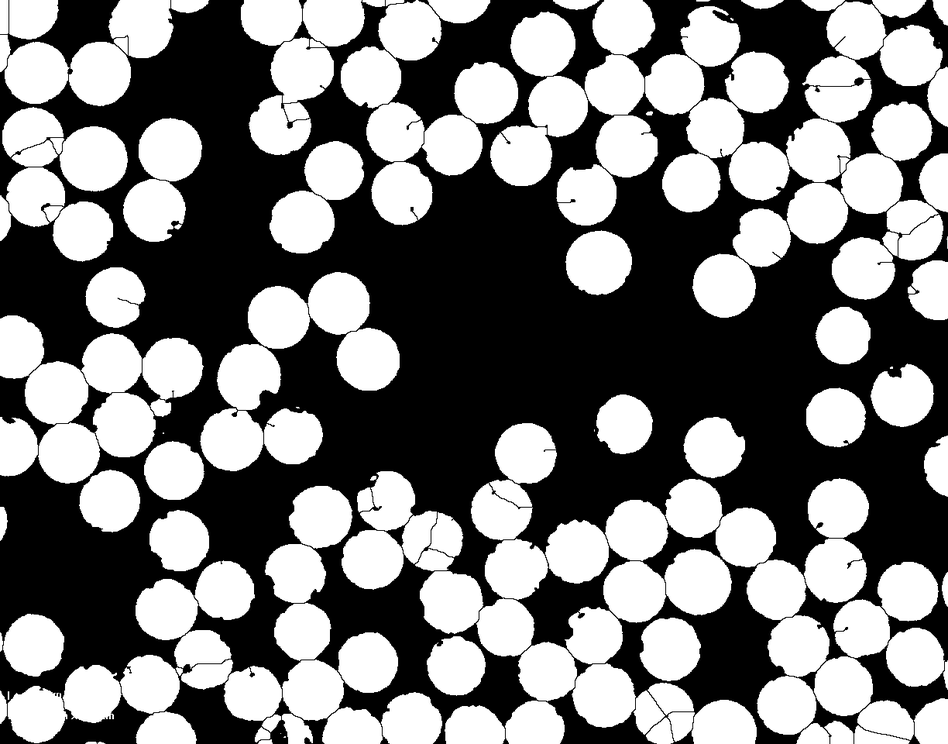
#> input picture Micrografia/datos/AS4_8552-5-100x_Watershed.tif, 948 x 744 px, shrunk from 1224 x 960 before the run
$ jupyter execute C1_V4_final.ipynb
#> lines starting #> are read from the running program, lines starting #| are printed output that depends on the picture; after the words box and inside, x2 and y2 are one past the last pixel; in counts of white or black regions, pixels touching at a corner belong together
[cell 1]
# --- Librerias ---
import os
import cv2
import numpy as np
import matplotlib.pyplot as plt
from openpyxl import Workbook

[cell 2]
# --- Parametros y rutas ---
ruta_watershed = r"datos/AS4_8552-5-100x_Watershed.tif"
ruta_original = r"datos/AS4_8552-5-100x_bar.tif"
carpeta_salida = r"resultados"

# FOV real del microscopio (micras): impreso en la propia imagen
fov_ancho_um = 169.0
fov_alto_um = 132.0

factor_motas = 0.025       # descarta piezas < 2.5% del area mediana
factor_fragmento = 0.9     # pieza < 0.9*mediana del subconjunto -> fragmento de sobre-seg
umbral_solidez = 0.88      # une dos piezas si su union llena >= 88% de su casco convexo
factor_max_grupo = 1.2     # no unir si el grupo supera 1.2x la mediana (particulas uniformes; no agranda)
factor_min_grupo = 0.4     # descarta grupos finales < 0.4x la mediana (particulas inventadas)
umbral_solape = 0.65       # fusiona 2 circulos si dist. entre centros < 0.65*(r1+r2) (se solapan demasiado)
factor_max_circulo = 1.3   # el circulo fusionado no supera 1.3x el radio mediano (no crea gigantes)

os.makedirs(carpeta_salida, exist_ok=True)

[cell 3]
# --- Cargar la mascara sobre-segmentada (watershed de ImageJ) ---
ws = cv2.imread(ruta_watershed, cv2.IMREAD_GRAYSCALE)
#> ws is the input picture: shape (744, 948); min 0, max 255, mean 123.6
_, ws = cv2.threshold(ws, 127, 255, cv2.THRESH_BINARY)
#> ws: shape (744, 948); 48.4% white; 78 white regions (10 under 20 px), largest, box (x1, y1, x2, y2) and area: (420, 423, 948, 744) 52466, (692, 80, 948, 318) 29105, (0, 315, 171, 484) 14594
# auto-inversion: las particulas deben ser el foreground (mas componentes). Si vienen
# como fondo (binarizado al reves en ImageJ) se corrige solo.
if cv2.connectedComponents(ws)[0] < cv2.connectedComponents(255 - ws)[0]:
    ws = 255 - ws
    print("Binario invertido -> corregido (particulas como foreground)")
alto_px, ancho_px = ws.shape

micras_por_pixel_x = fov_ancho_um / ancho_px
micras_por_pixel_y = fov_alto_um / alto_px
micras_por_pixel = (micras_por_pixel_x + micras_por_pixel_y) / 2

def contorno_exterior(mascara):
    contornos, _ = cv2.findContours(mascara, cv2.RETR_EXTERNAL, cv2.CHAIN_APPROX_NONE)
    return max(contornos, key=cv2.contourArea) if contornos else None

[cell 4]
# --- Piezas (sin motas) y clasificacion interior / borde ---
# Las piezas que tocan el marco son de borde: se tratan APARTE para que sus
# fragmentos no contaminen las interiores.
numero, etiquetas_piezas = cv2.connectedComponents(ws)
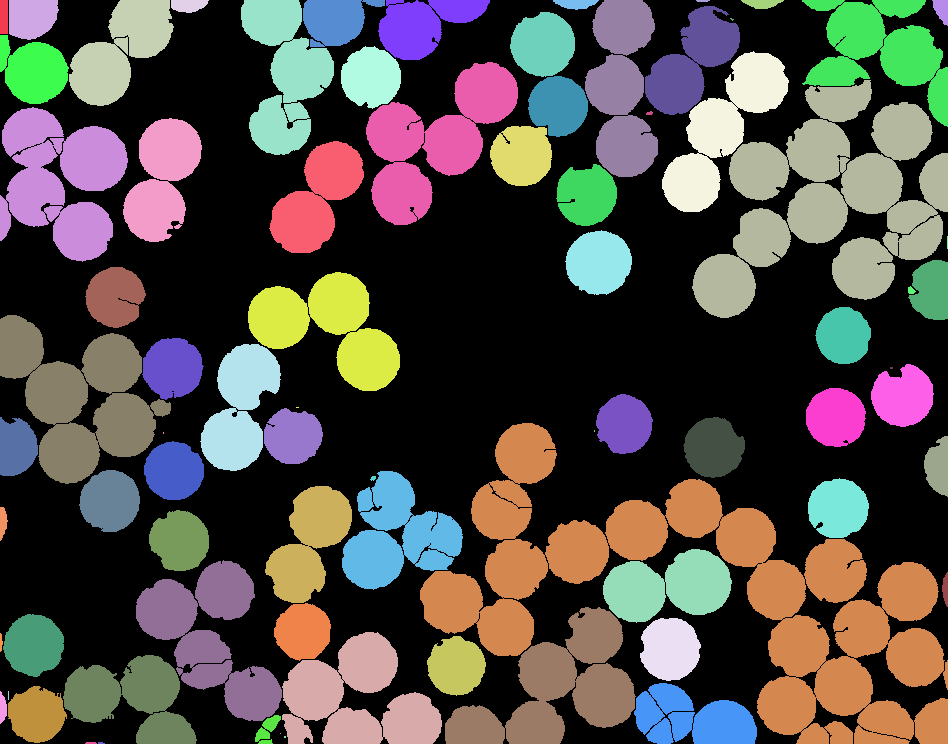
#> etiquetas_piezas: shape (744, 948) int32; 79 distinct labels, from 0 to 78; one colour per label, 0 black
#> numero = 79
area = {}
contorno = {}
for pieza in range(1, numero):
    c = contorno_exterior(np.uint8(etiquetas_piezas == pieza) * 255)
    if c is None:
        continue
    area[pieza] = int((etiquetas_piezas == pieza).sum())
    contorno[pieza] = c
#> this loop made 78 passes
#> contornos in contorno_exterior on passes 1, 10, 24, 30, 54: 1 contour; box (x1, y1, x2, y2) and area: (0, 0, 8, 34) 231, 1 contour, all with area under 20, 1 contour, all with area under 20, 1 contour, all with area under 20, 1 contour, all with area under 20
#> after the loop, area = 78 items; contorno = 78 items

area_mediana = np.median(list(area.values()))
#> area_mediana = 2775.5
piezas = [p for p in area if area[p] >= factor_motas * area_mediana]
#> piezas = 62 values from 1 to 74

bordes_lab = set(np.unique(np.concatenate([etiquetas_piezas[0, :], etiquetas_piezas[-1, :],
                                           etiquetas_piezas[:, 0], etiquetas_piezas[:, -1]])))
#> bordes_lab = 34 items
piezas_interior = [p for p in piezas if p not in bordes_lab]
#> piezas_interior = 34 values from 14 to 71
piezas_borde = [p for p in piezas if p in bordes_lab]
#> piezas_borde = 28 values from 1 to 74
print("Piezas:", len(piezas), "| interior:", len(piezas_interior), "| borde:", len(piezas_borde))
#| Piezas: 62 | interior: 34 | borde: 28

[cell 5]
# --- Union por convexidad (interiores y bordes por separado) ---
piezas_set = set(piezas)
#> piezas_set = 62 items
valido_mask = np.isin(etiquetas_piezas, piezas)
kernel = cv2.getStructuringElement(cv2.MORPH_ELLIPSE, (5, 5))
vecinos = {}
for p in piezas:
    cerca = np.unique(etiquetas_piezas[(cv2.dilate(np.uint8(etiquetas_piezas == p), kernel) > 0) & valido_mask])
    vecinos[p] = [int(v) for v in cerca if v != p and v in piezas_set]
#> this loop made 62 passes
#> (p, cerca) on passes 10 to 17: (11, [11]), (12, [12, 22]), (13, [13]), (14, [9, 14, 19]), (15, [15, 21]), (17, [1, 3, 17]), (18, [7, 18, 20]), (19, [14, 19, 22])
#> after the loop, vecinos = 62 items

def solidez_union(a, b):
    casco = cv2.contourArea(cv2.convexHull(np.vstack([contorno[a], contorno[b]])))
    return (area[a] + area[b]) / casco if casco > 0 else 0.0

def unir(subconjunto):
    sub = set(subconjunto)
#> sub = 34 items
    if not subconjunto:
        return {}
    mediana = np.median([area[p] for p in subconjunto])
#> mediana = 2893.5
    tope = factor_max_grupo * mediana
#> tope = 3472.2
    padre = {p: p for p in subconjunto}
#> padre = 34 items
    area_grupo = {p: area[p] for p in subconjunto}
#> area_grupo = 34 items
    def raiz(x):
        while padre[x] != x:
            padre[x] = padre[padre[x]]
            x = padre[x]
        return x
    for fragmento in sorted([p for p in subconjunto if area[p] < factor_fragmento * mediana], key=lambda p: area[p]):
        candidatos = []
        for v in vecinos[fragmento]:
            if v not in sub:
                continue
            rf, rv = raiz(fragmento), raiz(v)
            if rf == rv or area_grupo[rf] + area_grupo[rv] > tope:   # tope: no fundir dos particulas
                continue
            s = solidez_union(fragmento, v)
            if s > umbral_solidez:
                candidatos.append((s, v))
        if candidatos:
            rf, rv = raiz(fragmento), raiz(max(candidatos)[1])
            padre[rf] = rv
            area_grupo[rv] += area_grupo[rf]
#> this loop made 5 passes
#> fragmento on passes 1 to 5: 35, 71, 62, 44, 42
    grupos = {}
    for p in subconjunto:
        grupos.setdefault(raiz(p), []).append(p)
#> this loop made 34 passes
#> p on passes 1 to 8: 14, 15, 18, 19, 20, 21, 25, 26
#> after the loop, grupos = 34 items
    # descarta grupos diminutos (particulas inventadas)
    return {k: m for k, m in grupos.items() if sum(area[p] for p in m) >= factor_min_grupo * mediana}

grupos_interior = unir(piezas_interior)
#> grupos_interior = 34 items
grupos_borde = unir(piezas_borde)
#> the loop in unir (call 2), `for fragmento in sorted([p for p in subconjunto if area[p] < factor_fr..` made 14 passes
#> (fragmento, rf, rv) on pass 5: (1, 1, 2)
#> the loop in unir (call 2), `for p in subconjunto:` made 28 passes
#> p on passes 10 to 17: 11, 12, 13, 17, 22, 23, 31, 36
#> grupos_borde = 18 items
print("Particulas interiores:", len(grupos_interior), "| de borde:", len(grupos_borde))
#| Particulas interiores: 34 | de borde: 18

[cell 6]
# --- Interiores como circulos de area REAL + fusion de solapes; borde = casco convexo ---
mascara_exterior = np.zeros((alto_px, ancho_px), dtype=np.uint8)
for miembros in grupos_borde.values():
    cv2.drawContours(mascara_exterior, [cv2.convexHull(np.vstack([contorno[p] for p in miembros]))], -1, 255, -1)
#> this loop made 18 passes
#> miembros on passes 1 to 8: [1, 2], [3], [5], [6], [7], [9], [12], [17]
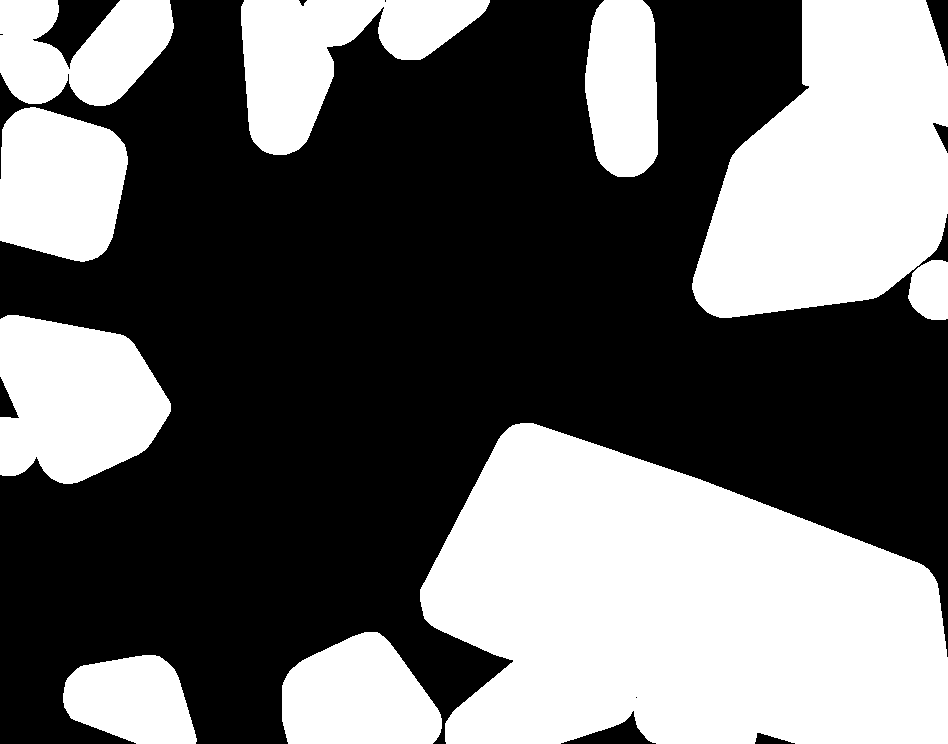
#> mascara_exterior: shape (744, 948); 40.7% white; 10 white regions, largest, box (x1, y1, x2, y2) and area: (420, 423, 948, 744) 123923, (692, 0, 948, 318) 57848, (0, 315, 171, 484) 21851

# un circulo (centro, radio de area equivalente) por grupo interior
circulos = []
for miembros in grupos_interior.values():
    casco = cv2.convexHull(np.vstack([contorno[p] for p in miembros]))
    area_px = sum(area[p] for p in miembros)   # area REAL (pixeles), no la del casco (que infla)
    perimetro = cv2.arcLength(casco, True)
    circ = 4 * np.pi * cv2.contourArea(casco) / (perimetro ** 2) if perimetro > 0 else 0.0
    M = cv2.moments(casco)
    cx = M["m10"] / M["m00"] if M["m00"] else 0.0
    cy = M["m01"] / M["m00"] if M["m00"] else 0.0
    circulos.append([cx, cy, float(np.sqrt(area_px / np.pi)), circ])
#> this loop made 34 passes
#> (miembros, area_px, perimetro, circ, cx, cy) on passes 1 to 8: ([14], 5419, 307.6, 0.841, 691.8, 60.08), ([15], 3232, 202.3, 0.992, 542.4, 43.86), ([18], 2846, 191, 0.987, 370.4, 76.94), ([19], 8366, 431.9, 0.722, 723.3, 129.9), ([20], 11522, 486, 0.809, 434.4, 137.8), ([21], 2766, 187.9, 0.99, 557.6, 105.6), ([25], 6109, 322.4, 0.847, 161.8, 179.1), ([26], 3012, 198.3, 0.965, 521.4, 154.5)
#> after the loop, circulos = 34 items, first 6: [691.8, 60.08, 41.53, 0.841], [542.4, 43.86, 32.07, 0.992], [370.4, 76.94, 30.1, 0.987], [723.3, 129.9, 51.6, 0.722], [434.4, 137.8, 60.56, 0.809], [557.6, 105.6, 29.67, 0.99]

# Fusion de circulos que se solapan DEMASIADO (una particula partida en dos):
# se sustituyen por un circulo que engloba a ambos, sin superar factor_max_circulo * radio mediano.
mediana_radio = float(np.median([c[2] for c in circulos])) if circulos else 0.0
#> mediana_radio = 30.35
tope_radio = factor_max_circulo * mediana_radio
#> tope_radio = 39.45

# [8 lines left out: function envolvente, not called in this run]

padre = list(range(len(circulos)))
#> padre = 34 values from 0 to 33
def raiz(x):
    while padre[x] != x:
        padre[x] = padre[padre[x]]; x = padre[x]
    return x
for i in range(len(circulos)):
    xi, yi, ri = circulos[i][:3]
    for j in range(i + 1, len(circulos)):
        xj, yj, rj = circulos[j][:3]
        if np.hypot(xj - xi, yj - yi) < umbral_solape * (ri + rj):
            padre[raiz(i)] = raiz(j)
#> this loop made 34 passes
#> (xi, yi, ri) on passes 1 to 8: (691.8, 60.08, 41.53), (542.4, 43.86, 32.07), (370.4, 76.94, 30.1), (723.3, 129.9, 51.6), (434.4, 137.8, 60.56), (557.6, 105.6, 29.67), (161.8, 179.1, 44.1), (521.4, 154.5, 30.96)

componentes = {}
for i in range(len(circulos)):
    componentes.setdefault(raiz(i), []).append(circulos[i])
#> this loop made 34 passes
#> after the loop, componentes = 34 items

circulos_final = []
for grupo in componentes.values():
    c = grupo[0]
    for otro in grupo[1:]:
        e = envolvente(c, otro)
        if e[2] <= tope_radio:                  # no crear circunferencias gigantes
            c = [e[0], e[1], e[2], max(c[3], otro[3])]
        else:
            circulos_final.append(otro)
    circulos_final.append(c)
#> this loop made 34 passes
#> after the loop, circulos_final has the same summary as circulos

# rasterizar interiores (circulos ya fusionados) y guardar propiedades
mascara_interior = np.zeros((alto_px, ancho_px), dtype=np.uint8)
#> mascara_interior: shape (744, 948); every value is 0
particulas = []
for cx, cy, r, circ in circulos_final:
    cxi, cyi, ri = int(round(cx)), int(round(cy)), int(round(r))
    cv2.circle(mascara_interior, (cxi, cyi), ri, 255, -1)
    particulas.append({"id": len(particulas) + 1, "area_px": float(np.pi * ri * ri),
                       "circularidad": circ, "centro_x": cxi, "centro_y": cyi, "radio_eq_px": float(ri)})
#> this loop made 34 passes
#> (cx, cy, r, circ, cxi, cyi, ri) on passes 1 to 8: (691.8, 60.08, 41.53, 0.841, 692, 60, 42), (542.4, 43.86, 32.07, 0.992, 542, 44, 32), (370.4, 76.94, 30.1, 0.987, 370, 77, 30), (723.3, 129.9, 51.6, 0.722, 723, 130, 52), (434.4, 137.8, 60.56, 0.809, 434, 138, 61), (557.6, 105.6, 29.67, 0.99, 558, 106, 30), (161.8, 179.1, 44.1, 0.847, 162, 179, 44), (521.4, 154.5, 30.96, 0.965, 521, 155, 31)
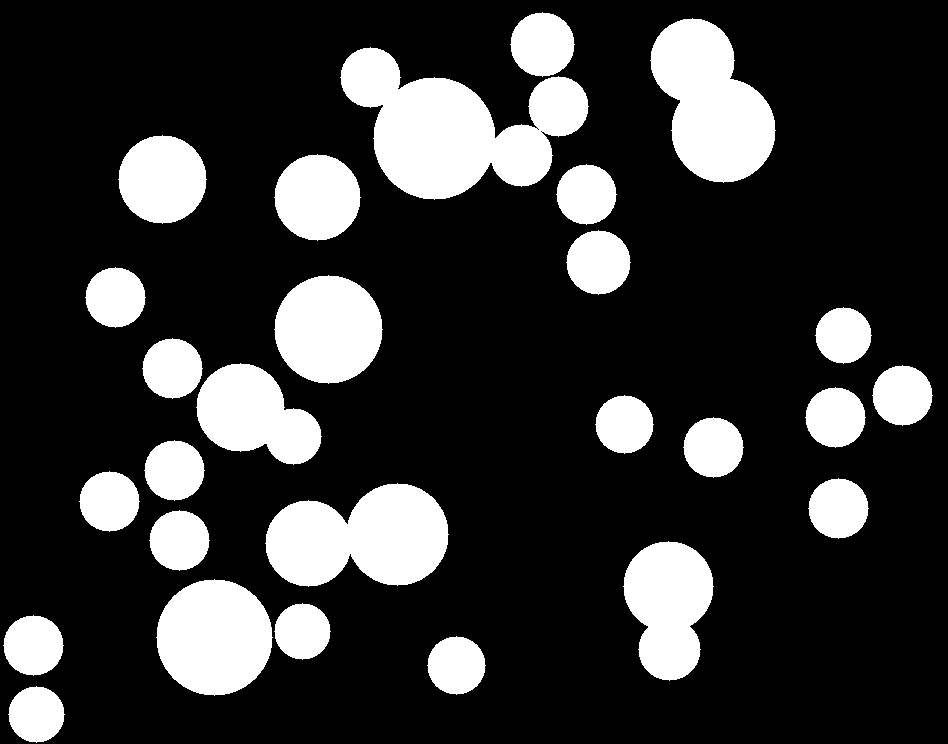
#> mascara_interior: shape (744, 948); 20.8% white; 27 white regions, largest, box (x1, y1, x2, y2) and area: (340, 47, 589, 200) 20240, (265, 483, 449, 587) 13879, (650, 18, 776, 183) 13385
#> after the loop, particulas = 34 items

# resultado final = TODAS las particulas en blanco (imagen binarizada lista para el watershed)
resultado_final = np.zeros((alto_px, ancho_px), dtype=np.uint8)
resultado_final[(mascara_interior > 0) | (mascara_exterior > 0)] = 255
#> resultado_final: shape (744, 948); 59.7% white; 15 black regions (6 under 20 px), largest, box (x1, y1, x2, y2) and area: (0, 0, 948, 744) 269977, (643, 0, 809, 117) 8821, (33, 0, 120, 69) 2507
print("Particulas interiores:", len(particulas), "(fusiones:", len(circulos) - len(particulas), ") | borde:", len(grupos_borde))
#| Particulas interiores: 34 (fusiones: 0 ) | borde: 18

[cell 7]
# --- Guardar imagenes resultado ---
# 1) Resultado final binarizado (todas las particulas blancas, listo para el watershed)
cv2.imwrite(os.path.join(carpeta_salida, "resultado_final.png"), resultado_final)

# 2) Doble panel: interiores | exteriores (binario)
fig, ax = plt.subplots(1, 2, figsize=(15, 6))
ax[0].imshow(mascara_interior, cmap="gray"); ax[0].set_title("Interiores: %d" % len(particulas)); ax[0].axis("off")
ax[1].imshow(mascara_exterior, cmap="gray"); ax[1].set_title("Exteriores / borde: %d" % len(grupos_borde)); ax[1].axis("off")
fig.tight_layout()
fig.savefig(os.path.join(carpeta_salida, "interiores_exteriores.png"), dpi=150, bbox_inches="tight")
plt.close(fig)

# 3) Comparacion: resultado final vs la entrada del watershed (_WS)
fig, ax = plt.subplots(1, 2, figsize=(15, 6))
ax[0].imshow(resultado_final, cmap="gray"); ax[0].set_title("Resultado final (binarizado)"); ax[0].axis("off")
ax[1].imshow(ws, cmap="gray"); ax[1].set_title("Entrada watershed (_WS)"); ax[1].axis("off")
fig.tight_layout()
fig.savefig(os.path.join(carpeta_salida, "comparacion.png"), dpi=150, bbox_inches="tight")
plt.close(fig)

# 4) Overlay: resultado final superpuesto sobre el _WS (colores aptos deuteranopia)
#    blanco = coincide | naranja = anadido por el codigo | azul = quitado por el codigo
proc = resultado_final > 0
ws_fg = ws > 0
overlay_ws = np.zeros((alto_px, ancho_px, 3), dtype=np.uint8)
#> overlay_ws: shape (744, 948, 3); every value is 0
overlay_ws[ws_fg & proc] = (255, 255, 255)
overlay_ws[(~ws_fg) & proc] = (0, 128, 255)     # naranja (BGR) = anadido
overlay_ws[ws_fg & (~proc)] = (255, 0, 0)       # azul (BGR) = quitado
cv2.imwrite(os.path.join(carpeta_salida, "overlay_vs_ws.png"), overlay_ws)

# 5) Deteccion de particulas: cada particula dibujada por SEPARADO sobre la micrografia
#    original (si se fusionan en la mascara, findContours las une; por eso una a una).
#    interiores = circulo naranja | exteriores/borde = casco convexo azul (deuteranopia)
original = cv2.imread(ruta_original, cv2.IMREAD_GRAYSCALE)
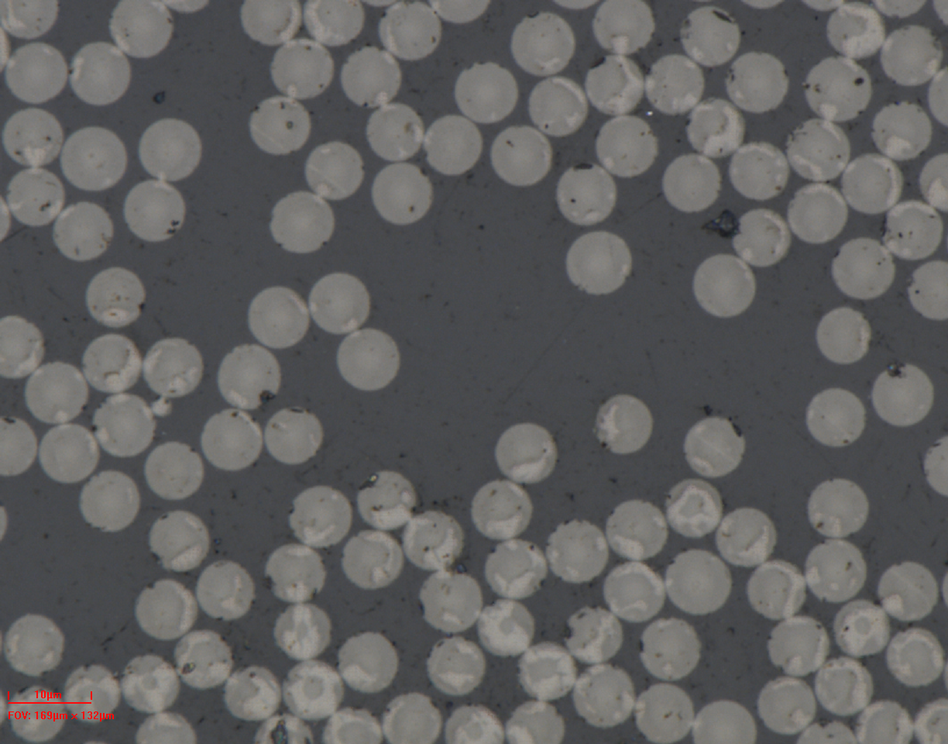
#> input picture Micrografia/datos/AS4_8552-5-100x_bar.tif, 948 x 744 px, shrunk from 1224 x 960 before the run
deteccion = cv2.cvtColor(original, cv2.COLOR_GRAY2BGR)
for miembros in grupos_borde.values():
    cv2.drawContours(deteccion, [cv2.convexHull(np.vstack([contorno[p] for p in miembros]))], -1, (255, 0, 0), 2)
#> deteccion: shape (744, 948, 3); mean B, G, R 101.3, 93.8, 93.8
for p in particulas:
    cv2.circle(deteccion, (p["centro_x"], p["centro_y"]), int(round(p["radio_eq_px"])), (0, 128, 255), 2)
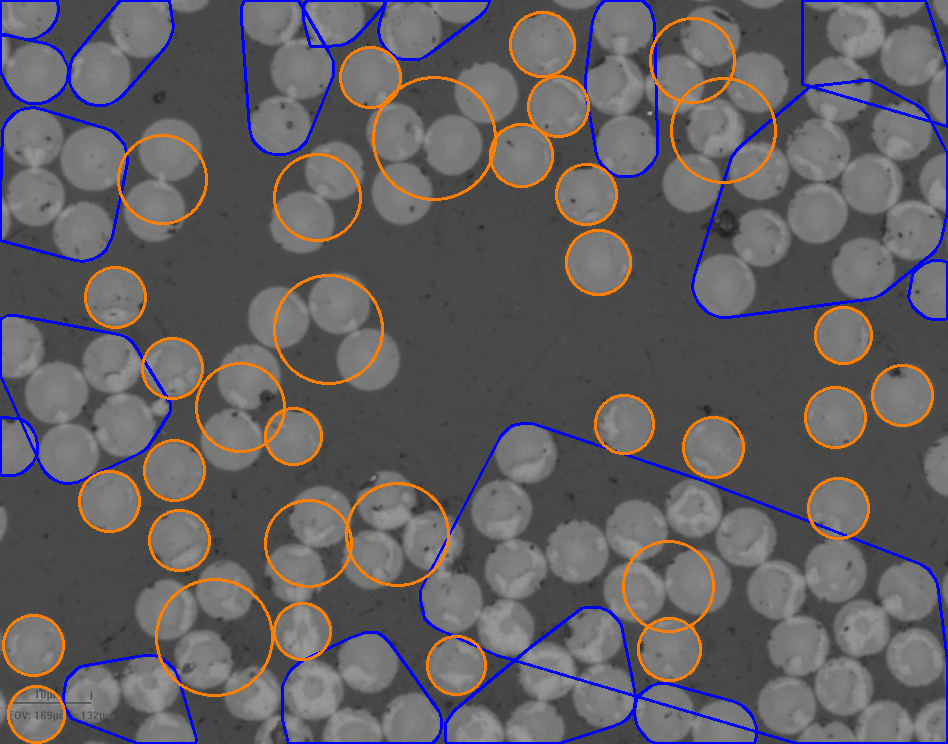
#> deteccion: shape (744, 948, 3); mean B, G, R 98.1, 94.8, 99
cv2.imwrite(os.path.join(carpeta_salida, "Deteccion de particulas.png"), deteccion)

print("Guardado en:", carpeta_salida)

[cell 8]
# --- Guardar las propiedades en Excel (solo particulas interiores) ---
libro = Workbook()
hoja = libro.active
hoja.title = "Resultados"

hoja.append(["RESUMEN"])
hoja.append(["Particulas interiores", len(particulas)])
hoja.append(["Particulas de borde (2o plano)", len(grupos_borde)])
hoja.append(["Fraccion de superficie", float((resultado_final > 0).mean())])
hoja.append([])
hoja.append(["id", "area_px", "area_um2", "diametro_eq_um", "circularidad", "centro_x_px", "centro_y_px"])
for p in particulas:
    hoja.append([
        p["id"], p["area_px"], p["area_px"] * micras_por_pixel_x * micras_por_pixel_y,
        2 * p["radio_eq_px"] * micras_por_pixel, p["circularidad"], p["centro_x"], p["centro_y"],
    ])
libro.save(os.path.join(carpeta_salida, "propiedades_particulas.xlsx"))
print("Excel guardado")
